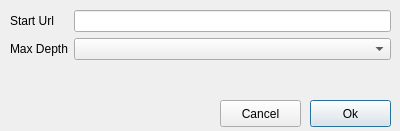
<?xml version="1.0" encoding="UTF-8"?>
<ui version="4.0">
 <class>FrmConfig</class>
 <widget class="QDialog" name="FrmConfig">
  <property name="geometry">
   <rect>
    <x>0</x>
    <y>0</y>
    <width>400</width>
    <height>131</height>
   </rect>
  </property>
  <property name="windowTitle">
   <string>Project Configuration </string>
  </property>
  <widget class="QPushButton" name="bt_ok">
   <property name="geometry">
    <rect>
     <x>310</x>
     <y>100</y>
     <width>81</width>
     <height>27</height>
    </rect>
   </property>
   <property name="text">
    <string>Ok</string>
   </property>
  </widget>
  <widget class="QPushButton" name="bt_cancel">
   <property name="geometry">
    <rect>
     <x>220</x>
     <y>100</y>
     <width>81</width>
     <height>27</height>
    </rect>
   </property>
   <property name="text">
    <string>Cancel</string>
   </property>
  </widget>
  <widget class="QWidget" name="formLayoutWidget">
   <property name="geometry">
    <rect>
     <x>10</x>
     <y>10</y>
     <width>381</width>
     <height>81</height>
    </rect>
   </property>
   <layout class="QFormLayout" name="formLayout">
    <item row="0" column="0">
     <widget class="QLabel" name="label">
      <property name="text">
       <string>Start Url</string>
      </property>
     </widget>
    </item>
    <item row="0" column="1">
     <widget class="QLineEdit" name="tb_start_url"/>
    </item>
    <item row="1" column="0">
     <widget class="QLabel" name="label_2">
      <property name="text">
       <string>Max Depth</string>
      </property>
     </widget>
    </item>
    <item row="1" column="1">
     <widget class="QComboBox" name="cb_max_depth"/>
    </item>
   </layout>
  </widget>
 </widget>
 <resources/>
 <connections/>
</ui>
